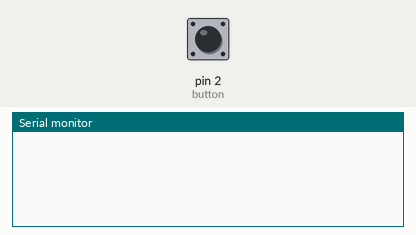
The sketch below on a simulated Arduino Uno, built with avr-gcc and run on an emulated ATmega328P. Shown: the last lines printed to the serial monitor. The inputs (shaded band) are chosen by the test bench; at power-on: pin 2 (button) HIGH.

Above: at 1.2 s.
1.3 s: pin 2 (button) pulled LOW for 0.15 s
At 1.43 s:
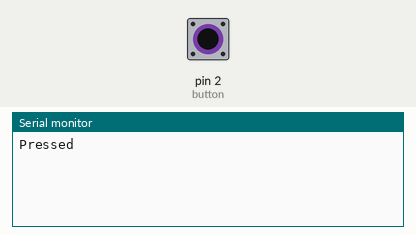
At 2.6 s:
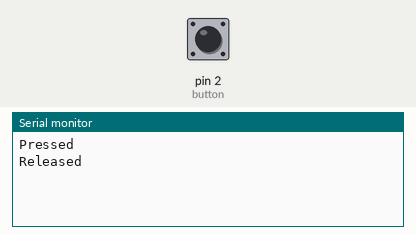

Measured:
- after the input at 1.3 s, the serial monitor: prints a new line at once (image 1)

The sketch:

Arduino_button_bounce2_test_23.12.26.ino
```cpp
#include <Bounce2.h>

int button = 2;
Bounce debouncer = Bounce();

void setup() {
  pinMode(button, INPUT_PULLUP);
  debouncer.attach(button);
  debouncer.interval(5);
  Serial.begin(9600);
}

void loop() {
  debouncer.update();

  if(debouncer.fell()) {
    Serial.println("Pressed");
  }

  if(debouncer.rose()) {
    Serial.println("Released");
  }

}
```
